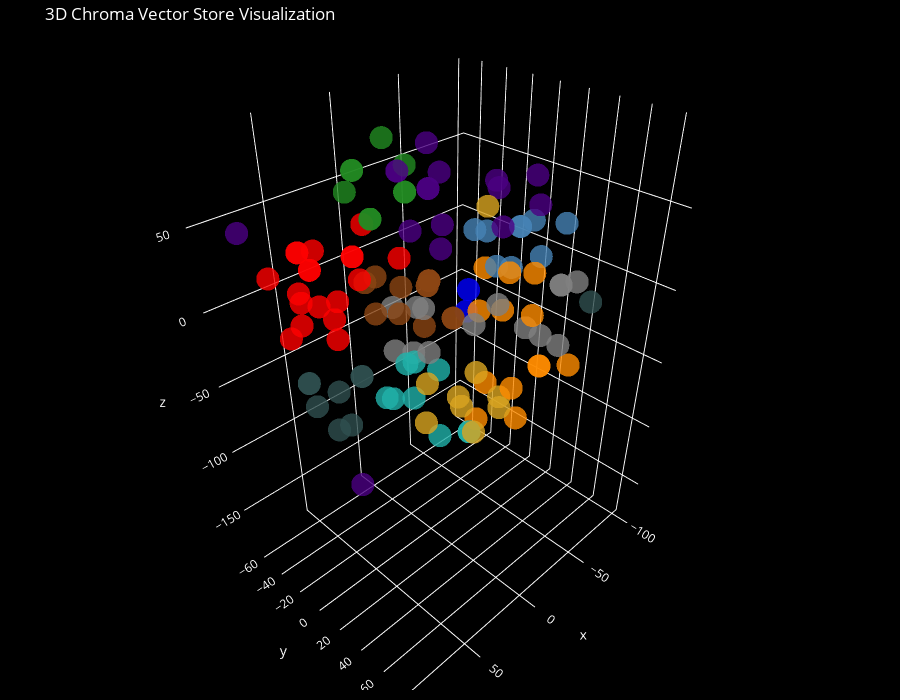

Notebook source saved alongside this figure:
### Code cell
# Let's try 3D!

tsne = TSNE(n_components=3, random_state=42)
reduced_vectors = tsne.fit_transform(vectors)

# Create the 3D scatter plot
fig = go.Figure(data=[go.Scatter3d(
    x=reduced_vectors[:, 0],
    y=reduced_vectors[:, 1],
    z=reduced_vectors[:, 2],
    mode='markers',
    marker=dict(size=8, color=colors, opacity=0.8),
    text=[f"Type: {t}<br>Text: {d[:100]}..." for t, d in zip(doc_types, documents)],
    hoverinfo='text'
)])

fig.update_layout(
    title='3D Chroma Vector Store Visualization',
    plot_bgcolor='black',
    paper_bgcolor='black',
    font=dict(color='white'),
    scene=dict(
        xaxis=dict(color='white', backgroundcolor='black', showbackground=True),
        yaxis=dict(color='white', backgroundcolor='black', showbackground=True),
        zaxis=dict(color='white', backgroundcolor='black', showbackground=True)
    ),
    width=900,
    height=700,
    margin=dict(r=20, b=10, l=10, t=40)
)

fig.show()

### Figure 1 — Plotly figure (JSON) as saved in the notebook; plotly's stock layout.template omitted (floating-point values rounded to 4 significant figures)
{"data": [{"hoverinfo": "text", "marker": {"color": ["#8B4513", "red", "#FF8C00", "blue", "#4B0082", "#4682B4", "#4682B4", "#4682B4", "#8B4513", "#8B4513", "#8B4513", "#8B4513", "#2F4F4F", "#2F4F4F", "#2F4F4F", "red", "red", "red", "red", "red", "red", "#228B22", "#228B22", "#228B22", "#FF8C00", "#FF8C00", "#FF8C00", "#FF8C00", "blue", "gray", "gray", "gray", "gray", "#20B2AA", "#20B2AA", "#20B2AA", "#4B0082", "#4B0082", "#4B0082", "#4B0082", "#4B0082", "#DAA520", "#DAA520", "#DAA520", "#4682B4", "#4682B4", "#4682B4", "#8B4513", "#8B4513", "#8B4513", "#8B4513", "#2F4F4F", "#2F4F4F", "#2F4F4F", "red", "red", "red", "red", "red", "red", "#228B22", "#228B22", "#228B22", "#FF8C00", "#FF8C00", "#FF8C00", "#FF8C00", "gray", "gray", "gray", "gray", "gray", "#20B2AA", "#20B2AA", "#20B2AA", "#4B0082", "#4B0082", "#4B0082", "#4B0082", "#4B0082", "#DAA520", "#DAA520", "#DAA520", "#4682B4", "#4682B4", "#4682B4", "#8B4513", "#8B4513", "#8B4513", "#8B4513", "#2F4F4F", "#2F4F4F", "#2F4F4F", "red", "red", "red", "red", "red", "red", "#228B22", "#228B22", "#228B22", "#FF8C00", "#FF8C00", "#FF8C00", "#FF8C00", "gray", "gray", "gray", "gray", "gray", "#20B2AA", "#20B2AA", "#20B2AA", "#4B0082", "#4B0082", "#4B0082", "#4B0082", "#4B0082", "#DAA520", "#DAA520", "#DAA520"], "opacity": 0.8, "size": 8}, "mode": "markers", "text": ["Type: company<br>Text: 会社名：InsureLLM株式会社\n設立：2018年4月\n所在地：東京都港区南青山1-2-3\n従業員数：120名（2025年現在）\n事業内容：\n- 保険業界向けAIソリューションの開発・提供\n- 教育...", "Type: customer<br>Text: 事例：SOMPO ホールディングス様 \n \n課題： \n- 保険金請求の処理に平均 3.2 日かかっていた \n- 顧客満足度が低下傾向 \n \n導入ソリューション： \n- ClaimVision＋Insu...", "Type: news<br>Text: 2025年8月号社内報より抜粋：\n\n- 新卒採用：2026年度はAIエンジニア10名、データサイエンティスト5名を予定\n\n- 社内ハッカソン開催：テーマは「教育×生成AI」\n\n- GPT-4o-min...", "Type: product<br>Text: # 製品一覧\n\n## InsureGPT API\n\n- 保険契約書の自動要約\n- 顧客対応チャットボットへの組み込み\n- 保険金請求の自動分類\n\n## EduInsight\n\n- 教育機関向け成績分析...", "Type: sales<br>Text: 年度 製品名 売上(百万円) 顧客数 2023 InsureGPT AI 320 18社 2024 EduInsight 450 22社 2025 ClaimVision 220 10社...", "Type: analytics<br>Text: 月：4月\n製品：EduInsight\n売上：226百万円\n新規顧客：1社...", "Type: analytics<br>Text: 月：2月\n製品：EduInsight\n売上：519百万円\n新規顧客：1社...", "Type: analytics<br>Text: 月：4月\n製品：EduInsight\n売上：327百万円\n新規顧客：2社...", "Type: company<br>Text: InsureLLM株式会社は2024年に設立され、名古屋市中区に本社を構えるAI企業です。...", "Type: company<br>Text: InsureLLM株式会社は2024年に設立され、名古屋市中区に本社を構えるAI企業です。...", "Type: company<br>Text: InsureLLM株式会社は2025年に設立され、名古屋市中区に本社を構えるAI企業です。...", "Type: company<br>Text: 会社名：InsureLLM株式会社\n設立：2018年4月\n所在地：東京都港区南青山1-2-3\n従業員数：120名（2025年現在）\n事業内容：\n- 保険業界向けAIソリューションの開発・提供\n- 教育...", "Type: contracts<br>Text: 契約種別：利用規約\n有効期間：4年\n対象：パートナー企業...", "Type: contracts<br>Text: 契約種別：NDA\n有効期間：3年\n対象：パートナー企業...", "Type: contracts<br>Text: 契約種別：業務委託契約\n有効期間：3年\n対象：顧客...", "Type: customer<br>Text: 事例：SOMPO ホールディングス様 \n \n課題： \n- 保険金請求の処理に平均 3.2 日かかっていた \n- 顧客満足度が低下傾向 \n \n導入ソリューション： \n- ClaimVision＋Insu...", "Type: customer<br>Text: 事例：SOMPO社\n課題：顧客満足度低下\n成果：業務効率化...", "Type: customer<br>Text: 事例：SOMPO社\n課題：顧客満足度低下\n成果：満足度向上...", "Type: customer<br>Text: 事例：SOMPO社\n課題：処理遅延\n成果：満足度向上...", "Type: customer<br>Text: 事例：ベネッセ社\n課題：処理遅延\n成果：業務効率化...", "Type: customer<br>Text: 事例：楽天損保社\n課題：手作業の多さ\n成果：業務効率化...", "Type: employees<br>Text: 社員名：社員1\n所属：技術部\n役職：データサイエンティスト...", "Type: employees<br>Text: 社員名：社員2\n所属：技術部\n役職：営業マネージャー...", "Type: employees<br>Text: 社員名：社員3\n所属：人事部\n役職：データサイエンティスト...", "Type: news<br>Text: 2025年8月号社内報より抜粋：\n\n- 新卒採用：2026年度はAIエンジニア10名、データサイエンティスト5名を予定\n\n- 社内ハッカソン開催：テーマは「教育×生成AI」\n\n- GPT-4o-min...", "Type: news<br>Text: 【5月月号社内報】\nトピック：GPT-4o-mini開発...", "Type: news<br>Text: 【4月月号社内報】\nトピック：GPT-4o-mini開発...", "Type: news<br>Text: 【1月月号社内報】\nトピック：新卒採用...", "Type: product<br>Text: # 製品一覧\n\n## InsureGPT API\n\n- 保険契約書の自動要約\n- 顧客対応チャットボットへの組み込み\n- 保険金請求の自動分類\n\n## EduInsight\n\n- 教育機関向け成績分析...", "Type: products<br>Text: 製品名：EduInsight\n特徴：学習分析...", "Type: products<br>Text: 製品名：ClaimVision\n特徴：学習分析...", "Type: products<br>Text: 製品名：InsureGPT API\n特徴：自然言語処理...", "Type: products<br>Text: 製品名：InsureGPT API\n特徴：OCR分類...", "Type: research<br>Text: 研究テーマ：LLMの多言語対応\n開始時期：Q4 2025\n責任者：研究員1...", "Type: research<br>Text: 研究テーマ：教育AIの最適化\n開始時期：Q4 2025\n責任者：研究員2...", "Type: research<br>Text: 研究テーマ：保険金請求の自動化\n開始時期：Q1 2024\n責任者：研究員3...", "Type: sales<br>Text: 年度 製品名 売上(百万円) 顧客数 2023 InsureGPT AI 320 18社 2024 EduInsight 450 22社 2025 ClaimVision 220 10社...", "Type: sales<br>Text: 年度：2022\n製品：EduInsight\n売上：317百万円\n顧客数：18社...", "Type: sales<br>Text: 年度：2023\n製品：EduInsight\n売上：361百万円\n顧客数：15社...", "Type: sales<br>Text: 年度：2022\n製品：ClaimVision\n売上：505百万円\n顧客数：10社...", "Type: sales<br>Text: 年度：2022\n製品：ClaimVision\n売上：211百万円\n顧客数：5社...", "Type: training<br>Text: 研修名：AI研修1\n対象部門：技術部\n講師：外部講師...", "Type: training<br>Text: 研修名：AI研修2\n対象部門：営業部\n講師：外部講師...", "Type: training<br>Text: 研修名：AI研修3\n対象部門：営業部\n講師：AIチーム...", "Type: analytics<br>Text: 月：4月\n\n製品：EduInsight\n\n売上：226百万円\n\n新規顧客：1社...", "Type: analytics<br>Text: 月：2月\n製品：EduInsight\n売上：519百万円\n新規顧客：1社...", "Type: analytics<br>Text: 月：4月\n製品：EduInsight\n売上：327百万円\n新規顧客：2社...", "Type: company<br>Text: InsureLLM株式会社は2024年に設立され、名古屋市中区に本社を構えるAI企業です。...", "Type: company<br>Text: InsureLLM株式会社は2024年に設立され、名古屋市中区に本社を構えるAI企業です。...", "Type: company<br>Text: InsureLLM株式会社は2025年に設立され、名古屋市中区に本社を構えるAI企業です。...", "Type: company<br>Text: 会社名：InsureLLM 株式会社 \n設立：2018 年 4 月 \n所在地：東京都港区南青山 1-2-3 \n従業員数：120 名（2025 年現在） \n事業内容： \n- 保険業界向け AI ソリュー...", "Type: contracts<br>Text: 契約種別：利用規約\n有効期間：4年\n対象：パートナー企業...", "Type: contracts<br>Text: 契約種別：NDA\n有効期間：3年\n対象：パートナー企業...", "Type: contracts<br>Text: 契約種別：業務委託契約\n有効期間：3年\n対象：顧客...", "Type: customer<br>Text: 事例：SOMPO ホールディングス様 \n \n課題： \n- 保険金請求の処理に平均 3.2 日かかっていた \n- 顧客満足度が低下傾向 \n \n導入ソリューション： \n- ClaimVision＋Insu...", "Type: customer<br>Text: 事例：SOMPO社\n課題：顧客満足度低下\n成果：業務効率化...", "Type: customer<br>Text: 事例：SOMPO社\n課題：顧客満足度低下\n成果：満足度向上...", "Type: customer<br>Text: 事例：SOMPO社\n課題：処理遅延\n成果：満足度向上...", "Type: customer<br>Text: 事例：ベネッセ社\n課題：処理遅延\n成果：業務効率化...", "Type: customer<br>Text: 事例：楽天損保社\n課題：手作業の多さ\n成果：業務効率化...", "Type: employees<br>Text: 社員名：社員1\n所属：技術部\n役職：データサイエンティスト...", "Type: employees<br>Text: 社員名：社員2\n所属：技術部\n役職：営業マネージャー...", "Type: employees<br>Text: 社員名：社員3\n所属：人事部\n役職：データサイエンティスト...", "Type: news<br>Text: 2025年8月号社内報より抜粋：\n\n- 新卒採用：2026年度はAIエンジニア10名、データサイエンティスト5名を予定\n\n- 社内ハッカソン開催：テーマは「教育×生成AI」\n\n- GPT-4o-min...", "Type: news<br>Text: 【5月月号社内報】\nトピック：GPT-4o-mini開発...", "Type: news<br>Text: 【4月月号社内報】\nトピック：GPT-4o-mini開発...", "Type: news<br>Text: 【1月月号社内報】\nトピック：新卒採用...", "Type: products<br>Text: # 製品一覧\n\n## InsureGPT API\n\n- 保険契約書の自動要約\n- 顧客対応チャットボットへの組み込み\n- 保険金請求の自動分類\n\n## EduInsight\n\n- 教育機関向け成績分析...", "Type: products<br>Text: 製品名：EduInsight\n特徴：学習分析...", "Type: products<br>Text: 製品名：ClaimVision\n特徴：学習分析...", "Type: products<br>Text: 製品名：InsureGPT API\n特徴：自然言語処理...", "Type: products<br>Text: 製品名：InsureGPT API\n特徴：OCR分類...", "Type: research<br>Text: 研究テーマ：LLMの多言語対応\n開始時期：Q4 2025\n責任者：研究員1...", "Type: research<br>Text: 研究テーマ：教育AIの最適化\n開始時期：Q4 2025\n責任者：研究員2...", "Type: research<br>Text: 研究テーマ：保険金請求の自動化\n開始時期：Q1 2024\n責任者：研究員3...", "Type: sales<br>Text: 年度 製品名 売上(百万円) 顧客数 2023 InsureGPT AI 320 18社 2024 EduInsight 450 22社 2025 ClaimVision 220 10社...", "Type: sales<br>Text: 年度：2022\n製品：EduInsight\n売上：317百万円\n顧客数：18社...", "Type: sales<br>Text: 年度：2023\n製品：EduInsight\n売上：361百万円\n顧客数：15社...", "Type: sales<br>Text: 年度：2022\n製品：ClaimVision\n売上：505百万円\n顧客数：10社...", "Type: sales<br>Text: 年度：2022\n製品：ClaimVision\n売上：211百万円\n顧客数：5社...", "Type: training<br>Text: 研修名：AI研修1\n対象部門：技術部\n講師：外部講師...", "Type: training<br>Text: 研修名：AI研修2\n対象部門：営業部\n講師：外部講師...", "Type: training<br>Text: 研修名：AI研修3\n対象部門：営業部\n講師：AIチーム...", "Type: analytics<br>Text: 月：4月\n\n製品：EduInsight\n\n売上：226百万円\n\n新規顧客：1社...", "Type: analytics<br>Text: 月：2月\n製品：EduInsight\n売上：519百万円\n新規顧客：1社...", "Type: analytics<br>Text: 月：4月\n製品：EduInsight\n売上：327百万円\n新規顧客：2社...", "Type: company<br>Text: InsureLLM株式会社は2024年に設立され、名古屋市中区に本社を構えるAI企業です。...", "Type: company<br>Text: InsureLLM株式会社は2024年に設立され、名古屋市中区に本社を構えるAI企業です。...", "Type: company<br>Text: InsureLLM株式会社は2025年に設立され、名古屋市中区に本社を構えるAI企業です。...", "Type: company<br>Text: 会社名：InsureLLM 株式会社 \n設立：2018 年 4 月 \n所在地：東京都港区南青山 1-2-3 \n従業員数：120 名（2025 年現在） \n事業内容： \n- 保険業界向け AI ソリュー...", "Type: contracts<br>Text: 契約種別：利用規約\n有効期間：4年\n対象：パートナー企業...", "Type: contracts<br>Text: 契約種別：NDA\n有効期間：3年\n対象：パートナー企業...", "Type: contracts<br>Text: 契約種別：業務委託契約\n有効期間：3年\n対象：顧客...", "Type: customer<br>Text: 事例：SOMPO ホールディングス様 \n \n課題： \n- 保険金請求の処理に平均 3.2 日かかっていた \n- 顧客満足度が低下傾向 \n \n導入ソリューション： \n- ClaimVision＋Insu...", "Type: customer<br>Text: 事例：SOMPO社\n課題：顧客満足度低下\n成果：業務効率化...", "Type: customer<br>Text: 事例：SOMPO社\n課題：顧客満足度低下\n成果：満足度向上...", "Type: customer<br>Text: 事例：SOMPO社\n課題：処理遅延\n成果：満足度向上...", "Type: customer<br>Text: 事例：ベネッセ社\n課題：処理遅延\n成果：業務効率化...", "Type: customer<br>Text: 事例：楽天損保社\n課題：手作業の多さ\n成果：業務効率化...", "Type: employees<br>Text: 社員名：社員1\n所属：技術部\n役職：データサイエンティスト...", "Type: employees<br>Text: 社員名：社員2\n所属：技術部\n役職：営業マネージャー...", "Type: employees<br>Text: 社員名：社員3\n所属：人事部\n役職：データサイエンティスト...", "Type: news<br>Text: 2025年8月号社内報より抜粋：\n\n- 新卒採用：2026年度はAIエンジニア10名、データサイエンティスト5名を予定\n\n- 社内ハッカソン開催：テーマは「教育×生成AI」\n\n- GPT-4o-min...", "Type: news<br>Text: 【5月月号社内報】\nトピック：GPT-4o-mini開発...", "Type: news<br>Text: 【4月月号社内報】\nトピック：GPT-4o-mini開発...", "Type: news<br>Text: 【1月月号社内報】\nトピック：新卒採用...", "Type: products<br>Text: # 製品一覧\n\n## InsureGPT API\n\n- 保険契約書の自動要約\n- 顧客対応チャットボットへの組み込み\n- 保険金請求の自動分類\n\n## EduInsight\n\n- 教育機関向け成績分析...", "Type: products<br>Text: 製品名：EduInsight\n特徴：学習分析...", "Type: products<br>Text: 製品名：ClaimVision\n特徴：学習分析...", "Type: products<br>Text: 製品名：InsureGPT API\n特徴：自然言語処理...", "Type: products<br>Text: 製品名：InsureGPT API\n特徴：OCR分類...", "Type: research<br>Text: 研究テーマ：LLMの多言語対応\n開始時期：Q4 2025\n責任者：研究員1...", "Type: research<br>Text: 研究テーマ：教育AIの最適化\n開始時期：Q4 2025\n責任者：研究員2...", "Type: research<br>Text: 研究テーマ：保険金請求の自動化\n開始時期：Q1 2024\n責任者：研究員3...", "Type: sales<br>Text: 年度 製品名 売上(百万円) 顧客数 2023 InsureGPT AI 320 18社 2024 EduInsight 450 22社 2025 ClaimVision 220 10社...", "Type: sales<br>Text: 年度：2022\n製品：EduInsight\n売上：317百万円\n顧客数：18社...", "Type: sales<br>Text: 年度：2023\n製品：EduInsight\n売上：361百万円\n顧客数：15社...", "Type: sales<br>Text: 年度：2022\n製品：ClaimVision\n売上：505百万円\n顧客数：10社...", "Type: sales<br>Text: 年度：2022\n製品：ClaimVision\n売上：211百万円\n顧客数：5社...", "Type: training<br>Text: 研修名：AI研修1\n対象部門：技術部\n講師：外部講師...", "Type: training<br>Text: 研修名：AI研修2\n対象部門：営業部\n講師：外部講師...", "Type: training<br>Text: 研修名：AI研修3\n対象部門：営業部\n講師：AIチーム..."], "type": "scatter3d", "x": [-4.859, 32.94, 24.34, -51.28, 87.21, -51.89, -67.73, -39.25, -12.73, -12.73, 5.948, -17.12, 41.02, 73.91, 58.37, 37.99, 52.4, 57.31, 76.92, 68.78, 54.49, 22.91, 11.09, 9.654, 25.83, 5.157, 0.9964, -14.06, -69.09, -51.9, -48.7, -33.14, -34.95, 34.11, 24.29, 72.38, -50.79, -78.2, -82.99, -37.78, -37.07, -16.41, -29.41, -17.68, -54.01, -81.11, -47.73, -7.84, -7.84, -6.666, 4.3, -99.29, 64.03, 41.23, 32.94, 74.53, 44.63, 73.1, 49.7, 68.66, 12.33, 11.97, -5.733, 44.75, -10.54, 22.77, -13.75, -73.23, -72.98, -65.29, -36.91, -16.26, 17.96, 44.02, 54.86, -67.08, -96.39, -58.45, -60.12, -46.8, -0.3571, -17.45, 11.03, -79.34, -67.73, -58.76, 13.15, -12.73, 5.948, 1.594, 41.02, 67.04, 58.37, 40.35, 52.4, 68.44, 90.39, 61.35, 54.49, 22.91, 11.09, 9.654, 30.29, 6.106, 12.62, -14.06, -64.64, -51.9, -57.23, -52.19, -31.54, 33.82, 24.29, 63.95, -44.44, -81.97, 10.71, -37.78, -37.07, -22.87, -5.307, -1.861], "y": [-61.57, -63.93, 86.36, -18.98, -41.42, -13.82, 7.729, 6.995, -12.5, -12.5, 5.683, -42.1, -11.68, -9.98, -39.17, -68.84, 2.479, 17.74, -10.12, -23.14, -41.61, -31.01, -33.2, -5.991, 67.14, 46.16, 55.15, 69.4, -34.05, 51.62, 31.34, -69.6, -51.69, 24.58, 55.72, 51.68, -41.37, -19.07, 5.825, -38.54, -64.52, 40.76, 30.4, 26.31, 28.24, 14.29, 19.06, 11.8, 11.8, -10.6, -41.47, 41.25, -5.872, -34.79, -63.93, 2.015, 27.84, 12.14, -16.32, -50.36, -19.04, -52.94, -22.78, 78.85, 64.8, 59.01, 87.83, -11.64, 47.54, 30.25, -49.51, -49.01, 26.37, 53.62, 42.18, -56.31, -0.7302, -4.016, -51.88, -48.78, 23.74, 10.14, 8.499, 32.03, 7.729, -1.617, -9.809, -12.5, 5.683, -43.47, -11.68, 10.01, -39.17, -47.45, 2.479, 27.42, -0.2029, -2.903, -41.61, -31.01, -33.2, -5.991, 87.45, 78.02, 68.08, 69.4, -24.27, 51.62, 49.65, -59.54, -32.95, 23.42, 55.72, 37.04, -62.44, -17.68, -59.93, -38.54, -64.52, 16.7, 31.9, -3.702], "z": [-16.14, 6.01, -21.47, -38.34, 55.34, 19.81, 23.73, 30.28, 1.523, 1.523, 12.89, -16.48, -38.29, -40.65, -48.6, -15.87, 46.14, 69.77, 30.44, 2.575, 33.07, 72.12, 40.69, 63.87, -9.124, 38.9, 16.69, -18.03, -35.82, 8.561, -26.92, -49.37, -78.16, -13.87, -48.65, -2.305, -2.253, 36.74, 50.22, 42.28, 45.89, -55.43, -76.48, 57.76, 38.89, 1.722, 8.742, -10.9, -10.9, -25.88, -26.01, -26.47, -60.33, -61.66, 6.01, 57.05, 51.86, 23.9, 12.07, 19.67, 89.38, 50.57, 69.47, -14.61, 36.97, 27.25, -8.078, -39.52, 0.6368, -40.56, -42.3, -66.41, -26.12, -40.73, 4.068, 3.818, 25.73, 51.33, 42.36, 64.66, -56.09, -80.04, -77.68, 29.96, 23.73, -2.464, -8.291, 1.523, 12.89, -2.516, -38.29, -45.73, -48.6, -8.272, 46.14, 49.64, 15.25, 0.06143, 33.07, 72.12, 40.69, 63.87, 0.4649, 25.79, 47.44, -18.03, -56.69, 8.561, -34.73, -54.04, -67.29, -38.46, -48.65, -14.36, 4.956, 10.26, -175.2, 42.28, 45.89, -53.67, -80.72, -61.79]}], "layout": {"font": {"color": "white"}, "height": 700, "margin": {"b": 10, "l": 10, "r": 20, "t": 40}, "paper_bgcolor": "black", "plot_bgcolor": "black", "scene": {"xaxis": {"backgroundcolor": "black", "color": "white", "showbackground": true}, "yaxis": {"backgroundcolor": "black", "color": "white", "showbackground": true}, "zaxis": {"backgroundcolor": "black", "color": "white", "showbackground": true}}, "title": {"text": "3D Chroma Vector Store Visualization"}, "width": 900}}
